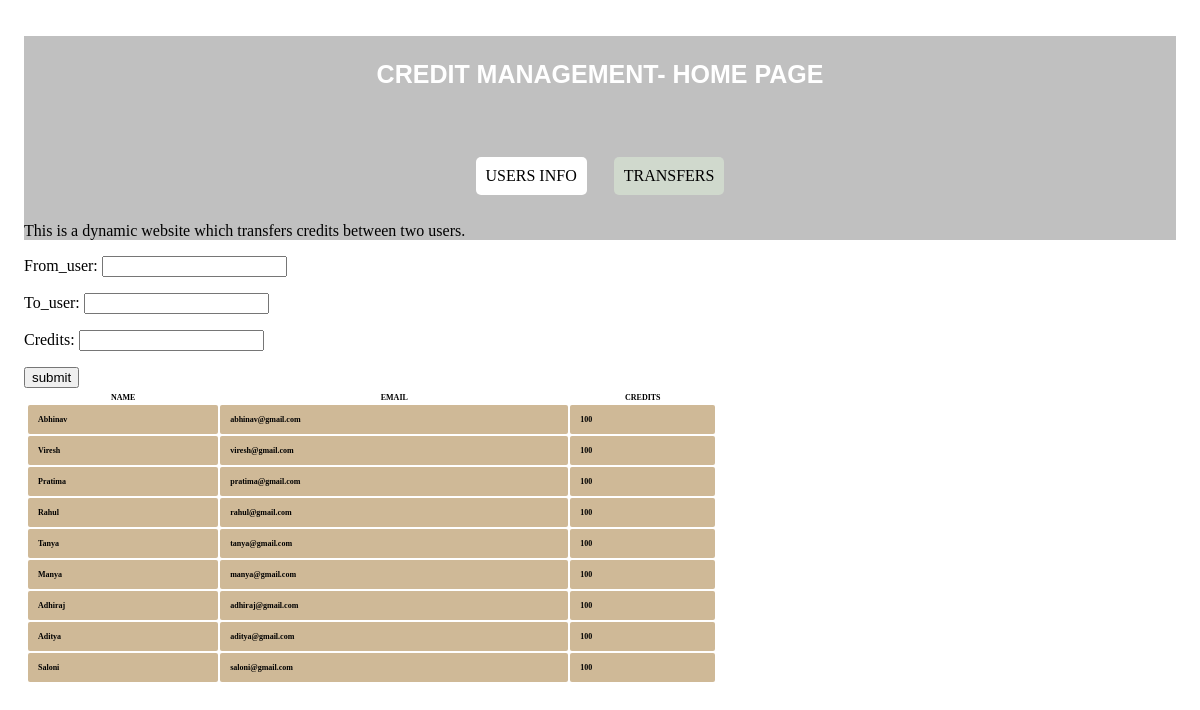
The page / on the database its author committed.
### tables this page shows
CREATE TABLE `Users` (
  `NAME` varchar(20) DEFAULT NULL,
  `EMAIL` varchar(20) DEFAULT NULL,
  `CREDITS` int(11) DEFAULT '100'
);

### index.php (the view, shortened to what this page needs)
<?php
 $db=new mysqli('localhost','id10058662_root','qwerty123456','id10058662_credit')
 or die('Error connecting to MySQL server.');
?>
<!DOCTYPE html>
<html lang="en">
<head>
        <link rel="stylesheet" href="style.css">
</head>
<body>
    <header>
       <h1> CREDIT MANAGEMENT- HOME PAGE </h1>
       <nav>
                   <a href="index.php" class="active" > USERS INFO </a>
                   <a href="transaction.php"> TRANSFERS </a>
       </nav>
       <p> This is a dynamic website which transfers credits between two users. </p>
    </header>
    <main>
       <table>
             <tr>
             <th> NAME </th>
             <th> EMAIL </th>
             <th> CREDITS </th>
             </tr>
       <?php
       $query = "SELECT * FROM Users";
       $result = mysqli_query($db, $query);
       while ($row = mysqli_fetch_array($result))
       {
            echo "<tr>";
            echo "<td>" . $row["NAME"] . "</td>";
            echo "<td>" . $row["EMAIL"] . "</td>";
            echo "<td>" . $row["CREDITS"] . "</td>";
            echo "</tr>";
       }
?>
       <p> From_user: <input type="text" name="From_user"/></p>
       <p> To_user: <input type="text" name="To_user"/></p>
       <p> Credits: <input type="int" name="Credits"/></p>
       <input type="submit" value="submit"/>
</table>
</main>
</body>
</html>

### style.css (style rules this page uses)
body { padding: 1%; margin: 1%; }
h1 { text-transform:uppercase; text-align:center; padding: 3%; margin: 1%; }
header { background: #C0C0C0; background-size:100% }
nav { text-align: center; }
nav a { background-color: rgba(218,234,213,0.60); color: #000000; display: inline-block; padding: 10px; margin: 1%; text-decoration: none; border-radius: 5px; }
.active { background: #FFFFFF; }
h1 { color: #FFFFFF; text-align: center; text-transform: uppercase; font-family: "Trebuchet MS", Helvetica, sans-serif; font-size: 25px; position: relative; top: -10px; }
table { font-weight:bold; font:Ariel; width:60%; margin:2px; font-size:50%; }
th { background-color:(206,177,128); bottom:0.5; }
td { padding:10px; background-color:rgb(207,185,151); border-radius:2px; }

### rows shown on the page
users: NAME "Abhinav", EMAIL "abhinav@gmail.com", CREDITS "100"
users: NAME "Viresh", EMAIL "viresh@gmail.com", CREDITS "100"
users: NAME "Pratima", EMAIL "pratima@gmail.com", CREDITS "100"
users: NAME "Rahul", EMAIL "rahul@gmail.com", CREDITS "100"
users: NAME "Tanya", EMAIL "tanya@gmail.com", CREDITS "100"
users: NAME "Manya", EMAIL "manya@gmail.com", CREDITS "100"
users: NAME "Adhiraj", EMAIL "adhiraj@gmail.com", CREDITS "100"
users: NAME "Aditya", EMAIL "aditya@gmail.com", CREDITS "100"
users: NAME "Saloni", EMAIL "saloni@gmail.com", CREDITS "100"
